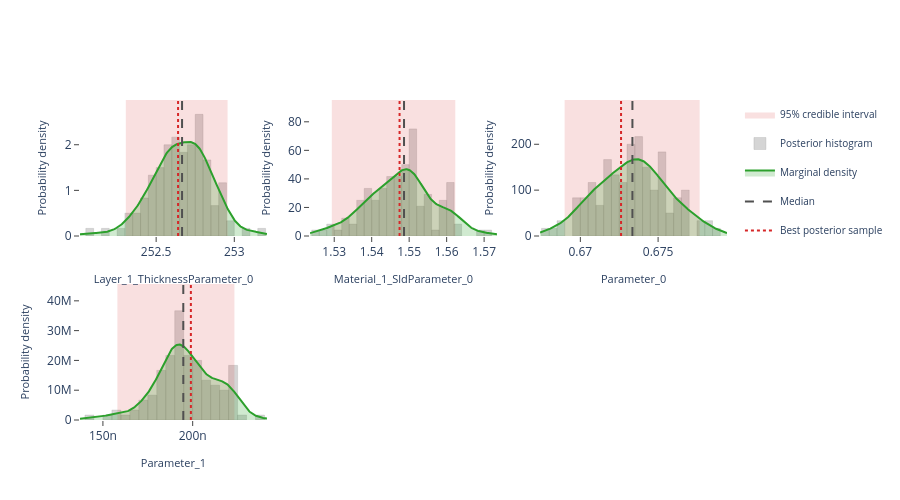

The notebook cell this image was saved under:
### Markdown cell above
## Interactive posterior plots

The next three cells render the same Plotly figures that are shown on the
Bayesian Posterior tab of the EasyReflectometryApp:

* **Marginals** — per-parameter distribution: histogram + smooth KDE marginal,
  shaded 95% credible interval, and median / best-sample lines
  (`plot_distribution` or `posterior.distribution()`)
* **Corner plot** — pairwise marginals + 2-D contours + scatter (`plot_corner`)
* **Traces** — per-chain trace + marginal histogram (`plot_trace`)

The standalone helpers are called with ``return_figure=True`` so they return a
Plotly ``Figure`` that we render in the notebook with ``fig.show()``; the
``PosteriorResults`` methods return the figure directly.

### Code cell
# ---- Marginal posterior distributions ---------------------------------------
# One panel per free parameter, each overlaying the posterior histogram, a
# smooth Gaussian-KDE marginal, the shaded 95% credible interval, and the
# median / best-sample reference lines.  Mirrors the "Marginals" sub-tab in
# the EasyReflectometryApp.

# The PosteriorResults method passes ``logp`` through automatically so the
# best posterior sample (MAP) line is drawn:
fig = posterior.distribution()
fig.show()

# Standalone equivalent (pass ``logp`` to get the best-sample line):
# fig = plot_distribution(
#     posterior.draws,
#     posterior.param_names,
#     logp=posterior.logp,
#     return_figure=True,
# )
# fig.show()

### Figure 1 — Plotly figure (JSON) as saved in the notebook; plotly's stock layout.template omitted (floating-point values rounded to 4 significant figures; data arrays with more than 128 entries replaced by an {"elided": "..."} marker saying what was removed)
{"data": [{"fill": "toself", "fillcolor": "rgba(214, 39, 40, 0.14)", "hoverinfo": "skip", "legendgroup": "95% credible interval", "line": {"color": "rgba(214, 39, 40, 0.14)", "width": 0}, "mode": "lines", "name": "95% credible interval", "showlegend": true, "type": "scatter", "x": [252.3, 253.0, 253.0, 252.3, 252.3], "xaxis": "x", "y": [0.0, 0.0, 2.98, 2.98, 0.0], "yaxis": "y"}, {"histnorm": "probability density", "hovertemplate": "sample=%{x:.4f}<br>density: %{y:.2f}<extra></extra>", "legendgroup": "histogram", "marker": {"color": "rgba(120, 120, 120, 0.38)", "line": {"color": "rgba(120, 120, 120, 0.24)", "width": 1}}, "name": "Posterior histogram", "nbinsx": 40, "opacity": 0.82, "showlegend": true, "type": "histogram", "x": [252.6, 252.8, 252.7, 252.7, 252.8, 252.9, 252.8, 252.8, 252.6, 252.6, 252.5, 252.3, 252.9, 252.5, 252.6, 252.7, 252.6, 252.9, 252.8, 252.9, 252.4, 252.6, 252.8, 252.7, 252.6, 252.6, 252.6, 252.5, 252.9, 252.4, 252.7, 252.9, 252.7, 252.5, 252.4, 252.6, 252.4, 252.1, 252.8, 252.8, 252.7, 252.7, 252.8, 252.5, 252.7, 252.5, 252.6, 252.3, 252.8, 252.8, 252.6, 252.6, 252.6, 252.9, 252.4, 252.7, 252.7, 252.7, 252.8, 253.0, 252.8, 252.5, 252.6, 252.3, 252.5, 252.7, 252.3, 252.6, 253.0, 252.5, 252.8, 252.5, 252.7, 252.6, 253.1, 252.9, 252.6, 252.7, 252.7, 252.9, 252.8, 252.5, 252.8, 252.7, 252.8, 252.7, 252.6, 252.8, 252.8, 252.5, 252.6, 252.4, 252.4, 252.9, 252.6, 252.5, 252.7, 252.8, 253.2, 252.9, 252.4, 252.5, 252.8, 252.2, 252.7, 252.6, 252.6, 252.8, 252.5, 252.8, 252.8, 252.5, 252.7, 252.8, 252.5, 252.6, 252.6, 252.8, 252.7, 252.7], "xaxis": "x", "yaxis": "y"}, {"fill": "tozeroy", "fillcolor": "rgba(44, 160, 44, 0.22)", "hovertemplate": "Layer_1_ThicknessParameter_0: %{x:.4f}<br>density: %{y:.4f}<extra></extra>", "legendgroup": "marginal", "line": {"color": "rgb(44, 160, 44)", "width": 2}, "mode": "lines", "name": "Marginal density", "showlegend": true, "type": "scatter", "x": {"elided": "256 float values"}, "xaxis": "x", "y": {"elided": "256 float values"}, "yaxis": "y"}, {"hovertemplate": "Median: %{x:.4f}<extra></extra>", "legendgroup": "Median", "line": {"color": "rgb(80, 80, 80)", "dash": "dash", "width": 2}, "mode": "lines", "name": "Median", "showlegend": true, "type": "scatter", "x": [252.7, 252.7], "xaxis": "x", "y": [0.0, 2.98], "yaxis": "y"}, {"hovertemplate": "Best posterior sample: %{x:.4f}<extra></extra>", "legendgroup": "Best posterior sample", "line": {"color": "rgb(214, 39, 40)", "dash": "dot", "width": 2}, "mode": "lines", "name": "Best posterior sample", "showlegend": true, "type": "scatter", "x": [252.6, 252.6], "xaxis": "x", "y": [0.0, 2.98], "yaxis": "y"}, {"fill": "toself", "fillcolor": "rgba(214, 39, 40, 0.14)", "hoverinfo": "skip", "legendgroup": "95% credible interval", "line": {"color": "rgba(214, 39, 40, 0.14)", "width": 0}, "mode": "lines", "name": "95% credible interval", "showlegend": false, "type": "scatter", "x": [1.529, 1.562, 1.562, 1.529, 1.529], "xaxis": "x2", "y": [0.0, 0.0, 95.28, 95.28, 0.0], "yaxis": "y2"}, {"histnorm": "probability density", "hovertemplate": "sample=%{x:.4f}<br>density: %{y:.2f}<extra></extra>", "legendgroup": "histogram", "marker": {"color": "rgba(120, 120, 120, 0.38)", "line": {"color": "rgba(120, 120, 120, 0.24)", "width": 1}}, "name": "Posterior histogram", "nbinsx": 40, "opacity": 0.82, "showlegend": false, "type": "histogram", "x": [1.551, 1.548, 1.55, 1.536, 1.559, 1.54, 1.54, 1.548, 1.562, 1.547, 1.544, 1.551, 1.545, 1.55, 1.555, 1.544, 1.55, 1.533, 1.529, 1.549, 1.541, 1.537, 1.542, 1.562, 1.553, 1.55, 1.551, 1.549, 1.545, 1.533, 1.545, 1.547, 1.538, 1.546, 1.533, 1.561, 1.549, 1.554, 1.561, 1.552, 1.548, 1.551, 1.535, 1.551, 1.571, 1.537, 1.55, 1.545, 1.551, 1.537, 1.561, 1.543, 1.542, 1.558, 1.539, 1.532, 1.551, 1.548, 1.544, 1.541, 1.538, 1.545, 1.545, 1.551, 1.541, 1.556, 1.549, 1.551, 1.547, 1.542, 1.555, 1.539, 1.538, 1.547, 1.562, 1.559, 1.55, 1.562, 1.562, 1.543, 1.539, 1.561, 1.552, 1.545, 1.54, 1.536, 1.55, 1.529, 1.551, 1.54, 1.555, 1.552, 1.527, 1.559, 1.542, 1.56, 1.551, 1.558, 1.545, 1.55, 1.552, 1.551, 1.564, 1.546, 1.526, 1.559, 1.547, 1.554, 1.552, 1.561, 1.546, 1.539, 1.549, 1.544, 1.553, 1.547, 1.556, 1.543, 1.55, 1.569], "xaxis": "x2", "yaxis": "y2"}, {"fill": "tozeroy", "fillcolor": "rgba(44, 160, 44, 0.22)", "hovertemplate": "Material_1_SldParameter_0: %{x:.4f}<br>density: %{y:.4f}<extra></extra>", "legendgroup": "marginal", "line": {"color": "rgb(44, 160, 44)", "width": 2}, "mode": "lines", "name": "Marginal density", "showlegend": false, "type": "scatter", "x": {"elided": "256 float values"}, "xaxis": "x2", "y": {"elided": "256 float values"}, "yaxis": "y2"}, {"hovertemplate": "Median: %{x:.4f}<extra></extra>", "legendgroup": "Median", "line": {"color": "rgb(80, 80, 80)", "dash": "dash", "width": 2}, "mode": "lines", "name": "Median", "showlegend": false, "type": "scatter", "x": [1.549, 1.549], "xaxis": "x2", "y": [0.0, 95.28], "yaxis": "y2"}, {"hovertemplate": "Best posterior sample: %{x:.4f}<extra></extra>", "legendgroup": "Best posterior sample", "line": {"color": "rgb(214, 39, 40)", "dash": "dot", "width": 2}, "mode": "lines", "name": "Best posterior sample", "showlegend": false, "type": "scatter", "x": [1.547, 1.547], "xaxis": "x2", "y": [0.0, 95.28], "yaxis": "y2"}, {"fill": "toself", "fillcolor": "rgba(214, 39, 40, 0.14)", "hoverinfo": "skip", "legendgroup": "95% credible interval", "line": {"color": "rgba(214, 39, 40, 0.14)", "width": 0}, "mode": "lines", "name": "95% credible interval", "showlegend": false, "type": "scatter", "x": [0.669, 0.6777, 0.6777, 0.669, 0.669], "xaxis": "x3", "y": [0.0, 0.0, 296.5, 296.5, 0.0], "yaxis": "y3"}, {"histnorm": "probability density", "hovertemplate": "sample=%{x:.4f}<br>density: %{y:.2f}<extra></extra>", "legendgroup": "histogram", "marker": {"color": "rgba(120, 120, 120, 0.38)", "line": {"color": "rgba(120, 120, 120, 0.24)", "width": 1}}, "name": "Posterior histogram", "nbinsx": 40, "opacity": 0.82, "showlegend": false, "type": "histogram", "x": [0.6738, 0.6723, 0.6736, 0.6737, 0.6776, 0.6687, 0.674, 0.6753, 0.6753, 0.6743, 0.6737, 0.677, 0.6742, 0.6739, 0.6765, 0.669, 0.6733, 0.6684, 0.6718, 0.6745, 0.6711, 0.6707, 0.67, 0.6717, 0.6756, 0.6707, 0.6768, 0.6745, 0.6704, 0.6704, 0.6731, 0.6735, 0.6726, 0.6718, 0.6702, 0.6754, 0.6732, 0.6751, 0.6748, 0.6728, 0.6727, 0.6777, 0.668, 0.6767, 0.6789, 0.6714, 0.6725, 0.6715, 0.6751, 0.6764, 0.677, 0.6713, 0.675, 0.676, 0.6732, 0.6704, 0.6733, 0.6709, 0.6725, 0.673, 0.6757, 0.672, 0.6734, 0.674, 0.6707, 0.675, 0.672, 0.6747, 0.6725, 0.6719, 0.6741, 0.6718, 0.6726, 0.6742, 0.6769, 0.6732, 0.6733, 0.6739, 0.6715, 0.6719, 0.6708, 0.6752, 0.6781, 0.6735, 0.6699, 0.6723, 0.6725, 0.6709, 0.6751, 0.6724, 0.6762, 0.674, 0.6696, 0.6743, 0.6752, 0.6751, 0.6733, 0.675, 0.674, 0.6752, 0.6781, 0.6729, 0.6739, 0.6758, 0.6699, 0.6768, 0.6701, 0.6733, 0.6741, 0.6747, 0.6713, 0.6718, 0.6741, 0.6708, 0.6762, 0.6726, 0.6737, 0.672, 0.6697, 0.6739], "xaxis": "x3", "yaxis": "y3"}, {"fill": "tozeroy", "fillcolor": "rgba(44, 160, 44, 0.22)", "hovertemplate": "Parameter_0: %{x:.4f}<br>density: %{y:.4f}<extra></extra>", "legendgroup": "marginal", "line": {"color": "rgb(44, 160, 44)", "width": 2}, "mode": "lines", "name": "Marginal density", "showlegend": false, "type": "scatter", "x": {"elided": "256 float values"}, "xaxis": "x3", "y": {"elided": "256 float values"}, "yaxis": "y3"}, {"hovertemplate": "Median: %{x:.4f}<extra></extra>", "legendgroup": "Median", "line": {"color": "rgb(80, 80, 80)", "dash": "dash", "width": 2}, "mode": "lines", "name": "Median", "showlegend": false, "type": "scatter", "x": [0.6733, 0.6733], "xaxis": "x3", "y": [0.0, 296.5], "yaxis": "y3"}, {"hovertemplate": "Best posterior sample: %{x:.4f}<extra></extra>", "legendgroup": "Best posterior sample", "line": {"color": "rgb(214, 39, 40)", "dash": "dot", "width": 2}, "mode": "lines", "name": "Best posterior sample", "showlegend": false, "type": "scatter", "x": [0.6726, 0.6726], "xaxis": "x3", "y": [0.0, 296.5], "yaxis": "y3"}, {"fill": "toself", "fillcolor": "rgba(214, 39, 40, 0.14)", "hoverinfo": "skip", "legendgroup": "95% credible interval", "line": {"color": "rgba(214, 39, 40, 0.14)", "width": 0}, "mode": "lines", "name": "95% credible interval", "showlegend": false, "type": "scatter", "x": [1.581e-07, 2.232e-07, 2.232e-07, 1.581e-07, 1.581e-07], "xaxis": "x4", "y": [0.0, 0.0, 45650000.0, 45650000.0, 0.0], "yaxis": "y4"}, {"histnorm": "probability density", "hovertemplate": "sample=%{x:.4f}<br>density: %{y:.2f}<extra></extra>", "legendgroup": "histogram", "marker": {"color": "rgba(120, 120, 120, 0.38)", "line": {"color": "rgba(120, 120, 120, 0.24)", "width": 1}}, "name": "Posterior histogram", "nbinsx": 40, "opacity": 0.82, "showlegend": false, "type": "histogram", "x": [1.961e-07, 1.898e-07, 1.902e-07, 1.83e-07, 2.139e-07, 2.211e-07, 1.878e-07, 1.902e-07, 1.867e-07, 1.56e-07, 1.838e-07, 1.743e-07, 1.994e-07, 2.231e-07, 1.734e-07, 1.933e-07, 1.929e-07, 1.955e-07, 2.077e-07, 1.835e-07, 1.906e-07, 2.093e-07, 1.976e-07, 2.074e-07, 2.026e-07, 1.995e-07, 1.847e-07, 1.824e-07, 2.066e-07, 1.875e-07, 2.185e-07, 1.947e-07, 1.987e-07, 2.092e-07, 1.581e-07, 1.879e-07, 1.749e-07, 1.885e-07, 1.771e-07, 2.023e-07, 2.18e-07, 1.89e-07, 2.214e-07, 1.755e-07, 2.145e-07, 2.145e-07, 1.907e-07, 1.831e-07, 1.903e-07, 1.766e-07, 1.771e-07, 2.011e-07, 1.855e-07, 2.042e-07, 2.02e-07, 2.047e-07, 1.929e-07, 1.54e-07, 2.061e-07, 2.006e-07, 1.866e-07, 1.908e-07, 1.646e-07, 2.225e-07, 2.232e-07, 2.119e-07, 1.922e-07, 1.917e-07, 1.943e-07, 2.209e-07, 2.366e-07, 1.959e-07, 1.987e-07, 1.844e-07, 1.912e-07, 1.87e-07, 1.689e-07, 2.127e-07, 1.949e-07, 1.731e-07, 1.94e-07, 2.089e-07, 1.42e-07, 1.699e-07, 2.203e-07, 2.017e-07, 1.907e-07, 2.024e-07, 1.903e-07, 1.906e-07, 1.853e-07, 2.138e-07, 2.026e-07, 1.89e-07, 2.16e-07, 2.203e-07, 1.929e-07, 1.793e-07, 1.958e-07, 1.935e-07, 1.914e-07, 1.988e-07, 1.804e-07, 1.985e-07, 2.139e-07, 2.228e-07, 1.889e-07, 2.164e-07, 2.159e-07, 2.031e-07, 2.201e-07, 1.959e-07, 2.155e-07, 1.837e-07, 2.065e-07, 1.99e-07, 1.831e-07, 2.007e-07, 2.251e-07, 2.246e-07], "xaxis": "x4", "yaxis": "y4"}, {"fill": "tozeroy", "fillcolor": "rgba(44, 160, 44, 0.22)", "hovertemplate": "Parameter_1: %{x:.4f}<br>density: %{y:.4f}<extra></extra>", "legendgroup": "marginal", "line": {"color": "rgb(44, 160, 44)", "width": 2}, "mode": "lines", "name": "Marginal density", "showlegend": false, "type": "scatter", "x": {"elided": "256 float values"}, "xaxis": "x4", "y": {"elided": "256 float values"}, "yaxis": "y4"}, {"hovertemplate": "Median: %{x:.4f}<extra></extra>", "legendgroup": "Median", "line": {"color": "rgb(80, 80, 80)", "dash": "dash", "width": 2}, "mode": "lines", "name": "Median", "showlegend": false, "type": "scatter", "x": [1.948e-07, 1.948e-07], "xaxis": "x4", "y": [0.0, 45650000.0], "yaxis": "y4"}, {"hovertemplate": "Best posterior sample: %{x:.4f}<extra></extra>", "legendgroup": "Best posterior sample", "line": {"color": "rgb(214, 39, 40)", "dash": "dot", "width": 2}, "mode": "lines", "name": "Best posterior sample", "showlegend": false, "type": "scatter", "x": [1.99e-07, 1.99e-07], "xaxis": "x4", "y": [0.0, 45650000.0], "yaxis": "y4"}], "layout": {"barmode": "overlay", "height": 500, "legend": {"font": {"size": 10}}, "plot_bgcolor": "white", "showlegend": true, "xaxis": {"anchor": "y", "domain": [0.0, 0.2889], "range": [252.0, 253.2], "showgrid": false, "ticks": "outside", "title": {"font": {"size": 11}, "text": "Layer_1_ThicknessParameter_0"}, "zeroline": false}, "xaxis2": {"anchor": "y2", "domain": [0.3556, 0.6444], "range": [1.524, 1.573], "showgrid": false, "ticks": "outside", "title": {"font": {"size": 11}, "text": "Material_1_SldParameter_0"}, "zeroline": false}, "xaxis3": {"anchor": "y3", "domain": [0.7111, 1.0], "range": [0.6674, 0.6794], "showgrid": false, "ticks": "outside", "title": {"font": {"size": 11}, "text": "Parameter_0"}, "zeroline": false}, "xaxis4": {"anchor": "y4", "domain": [0.0, 0.2889], "range": [1.372e-07, 2.413e-07], "showgrid": false, "ticks": "outside", "title": {"font": {"size": 11}, "text": "Parameter_1"}, "zeroline": false}, "xaxis5": {"anchor": "y5", "domain": [0.3556, 0.6444], "showgrid": false, "ticks": "outside", "zeroline": false}, "xaxis6": {"anchor": "y6", "domain": [0.7111, 1.0], "showgrid": false, "ticks": "outside", "zeroline": false}, "yaxis": {"anchor": "x", "domain": [0.575, 1.0], "range": [0.0, 2.98], "showgrid": false, "ticks": "outside", "title": {"font": {"size": 11}, "text": "Probability density"}, "zeroline": false}, "yaxis2": {"anchor": "x2", "domain": [0.575, 1.0], "range": [0.0, 95.28], "showgrid": false, "ticks": "outside", "title": {"font": {"size": 11}, "text": "Probability density"}, "zeroline": false}, "yaxis3": {"anchor": "x3", "domain": [0.575, 1.0], "range": [0.0, 296.5], "showgrid": false, "ticks": "outside", "title": {"font": {"size": 11}, "text": "Probability density"}, "zeroline": false}, "yaxis4": {"anchor": "x4", "domain": [0.0, 0.425], "range": [0.0, 45650000.0], "showgrid": false, "ticks": "outside", "title": {"font": {"size": 11}, "text": "Probability density"}, "zeroline": false}, "yaxis5": {"anchor": "x5", "domain": [0.0, 0.425], "showgrid": false, "ticks": "outside", "zeroline": false}, "yaxis6": {"anchor": "x6", "domain": [0.0, 0.425], "showgrid": false, "ticks": "outside", "zeroline": false}}}
